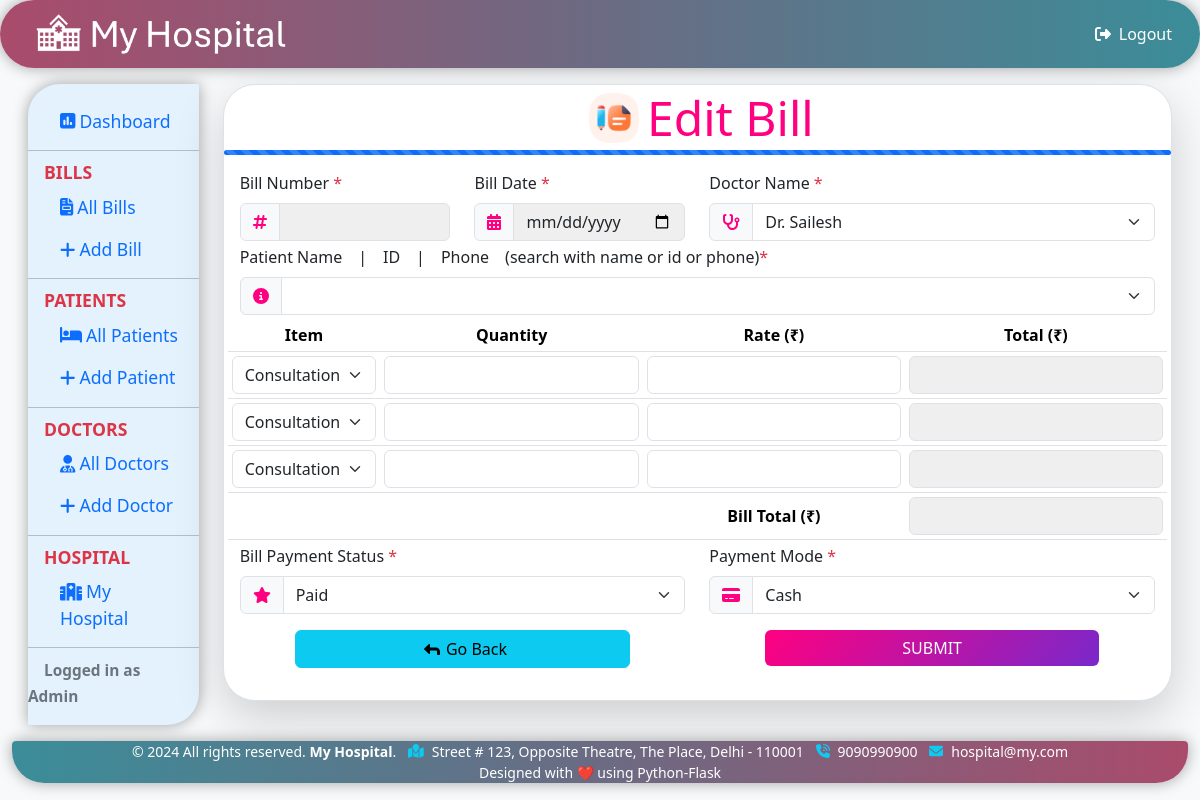
The page /editbill/1 (signed in) on the database its author committed.
### tables this page shows
CREATE TABLE hospital (
	"id" INTEGER PRIMARY KEY AUTOINCREMENT,
	"name"	TEXT,
	"logo"	TEXT,
	"address"	TEXT,
	"phone"	TEXT,
	"email" TEXT,
	"specs" TEXT );

### docbill.py (the view, shortened to what this page needs)
@app.route("/editbill/<string:uid>", methods=["GET", "POST"])
def editbill(uid):
	if ('logged_in' not in session) or (session['logged_in'] != True):
		flash('Session timeout. Please login again', 'info')
		return redirect(url_for("login"))
	conn = sql.connect(DATABASE)
	cur = conn.cursor()
	doctors = cur.execute("SELECT docfullname FROM doctors").fetchall()
	patients = cur.execute("SELECT patfullname, patid, patphone from patients").fetchall()
	billdata = cur.execute("SELECT * FROM bills WHERE billnumber = ?", (uid,)).fetchone()
	hosp = cur.execute("SELECT * FROM hospital ORDER BY id DESC").fetchone()
	hdata = ['']*6 if hosp == None else [hosp[1],hosp[2],hosp[3],hosp[4],hosp[5],hosp[6]]
	return render_template("editbill.html", doctors = doctors, patients = patients, billdata = billdata, hdata = hdata, title = 'Edit Bill')

### docbill.py (called while the page is built)
@app.before_request
def before_request():
	session.permanent = True
	app.permanent_session_lifetime = timedelta(minutes=10)

### templates/editbill.html (shortened to what this page needs)
				{% include 'header.html' %}
				{% block body %}
				<div class="col-sm-10 printable">
					<div class="bg-white border rounded-5 shadow-lg overflow-hidden">
						<div class="row justify-content-md-center">
							<div class="col-12">
								<h2 class="my-1 display-5 d-flex justify-content-center align-items-center bill-icon"><img src="/static/images/editbill.png" class="headerimg mx-2">{{title}}</h2>
							</div>
						</div>
						<div class="progress">
							<div class="progress-bar progress-bar-striped progress-bar-animated w-100" role="progressbar"></div>
						</div>
						<form action="{{url_for('editbill',uid=billdata[0])}}" method="POST">
							<div class="row p-3 gy-1">
								<div class="col-12 col-md-3">
									<label for="billnumber" class="form-label">Bill Number <span class="text-danger">*</span></label>
									<div class="input-group">
										<span class="input-group-text"><i class="bill-icon fa-solid fa-hashtag"></i></span>
										<input type="text" class="form-control disabled" id="billnumber" name="billnumber" required>
									</div>
								</div>
								<div class="col-12 col-md-3">
									<label for="billdate" class="form-label">Bill Date <span class="text-danger">*</span></label>
									<div class="input-group">
										<span class="input-group-text"><i class="bill-icon fa-solid fa-calendar-days"></i></span>
										<input type="date" class="form-control disabled" id="billdate" name="billdate" required>
									</div>
								</div>
								<div class="col-12 col-md-6">
									<label for="billdoctor" class="form-label">Doctor Name <span class="text-danger">*</span></label>
									<div class="input-group">
										<span class="input-group-text"><i class="bill-icon fa-solid fa-stethoscope"></i></span>
										<select class="form-select" id="billdoctor" name="billdoctor" required>
										{% for row in doctors %}
											<option value="{{row[0]}}">{{row[0]}}</option>
										{% endfor %}
										</select>
									</div>
								</div>
								<div class="col-12">
									<label for="billpatdetails" class="form-label">Patient Name&emsp;|&emsp;ID&emsp;|&emsp;Phone&emsp;(search with name or id or phone)<span class="text-danger">*</span></label>
									<div class="input-group">
										<span class="input-group-text"><i class="bill-icon fa-solid fa-circle-info"></i></span>
										<input list="billpatlist" type="text" class="form-select" id="billpatdetails" name="billpatdetails" required>
									</div>
								</div>
								<table class="table table-sm text-center mb-0">
									<thead>
										<tr>
											<th scope="col">Item</th>
											<th scope="col">Quantity</th>
											<th scope="col">Rate (₹)</th>
											<th scope="col">Total (₹)</th>
										</tr>
									</thead>
									<tbody class="text-center">
										<tr class="billitemrow">
											<td>
												<select class="form-select" id="billitem1" name="billitem1">
													<option value="Consultation">Consultation</option>
												</select>
											</td>
											<td><input type="number" class="form-control" id="billqty1" name="billqty1"></td>
											<td><input type="number" class="form-control" id="billitemrate1" name="billitemrate1"></td>
											<td><input type="number" class="form-control disabled" id="billitemtotal1" name="billitemtotal1"></td>
										</tr>
										<tr class="billitemrow">
											<td>
												<select class="form-select" id="billitem2" name="billitem2">
													<option value="Consultation">Consultation</option>
												</select>
											</td>
											<td><input type="number" class="form-control" id="billqty2" name="billqty2"></td>
											<td><input type="number" class="form-control" id="billitemrate2" name="billitemrate2"></td>
											<td><input type="number" class="form-control disabled" id="billitemtotal2" name="billitemtotal2"></td>
										</tr>
										<tr class="billitemrow">
											<td>
												<select class="form-select" id="billitem3" name="billitem3">
													<option value="Consultation">Consultation</option>
												</select>
											</td>
											<td><input type="number" class="form-control" id="billqty3" name="billqty3"></td>
											<td><input type="number" class="form-control" id="billitemrate3" name="billitemrate3"></td>
											<td><input type="number" class="form-control disabled" id="billitemtotal3" name="billitemtotal3"></td>
										</tr>
									</tbody>
									<tfoot>
										<tr>
											<th colspan="2"></th>
											<th colspan="1">Bill Total (₹)</th>
											<th colspan="1"><input type="number" class="form-control disabled" id="billtotal" name="billtotal"></th>
										</tr>
									</tfoot>
								</table>
								<div class="col-12 col-md-6">
									<label for="billstatus" class="form-label">Bill Payment Status <span class="text-danger">*</span></label>
									<div class="input-group">
										<span class="input-group-text"><i class="bill-icon fa-solid fa-star"></i></span>
										<select class="form-select" id="billstatus" name="billstatus" required>
											<option value="Paid">Paid</option>
										</select>
									</div>
								</div>
								<div class="col-12 col-md-6">
									<label for="billmode" class="form-label">Payment Mode <span class="text-danger">*</span></label>
									<div class="input-group">
										<span class="input-group-text"><i class=" bill-icon fa-solid fa-credit-card"></i></span>
										<select class="form-select" id="billmode" name="billmode" required>
											<option value="Cash">Cash</option>
										</select>
									</div>
								</div>
								<div class="col-6 my-3 text-center">
									<a href="{{url_for('bills')}}" class="btn btn-info w-75"><i class="fa-solid fa-turn-up fa-rotate-270 mx-2"></i>Go Back</a>
								</div>
								<div class="col-6 my-3 text-center">
									<button class="btn submitbtn w-75" type="submit">Submit</button>
								</div>
							</div>
						</form>
					</div>
				</div>
				{% endblock %}
				{% include 'footer.html' %}

### templates/header.html (shortened to what this page needs)
<!DOCTYPE html>
<html lang="en">
	<head>
		<link rel="stylesheet" type="text/css" href="/static/css/bootstrap-5.3.3.css">
		<link rel="stylesheet" type="text/css" href="/static/css/fontawesome-6.5.2.all.min.css">
		<link rel="stylesheet" type="text/css" href="/static/css/dataTables-2.1.0.min.css">
		<link rel="stylesheet" type="text/css" href="/static/css/customstyle.css">
	</head>
	<body class="bg-light">
		<nav class="navbar navbar-bg sticky-top rounded-pill px-3">
			<div class="container-fluid">
				<a class="navbar-brand d-flex align-items-center" href="{{url_for('dashboard')}}"><img src="/static/images/logo/{{hdata[1]}}" onerror="this.onerror=null; this.src='/static/images/logo.png';" alt="Logo" class="img-fluid logoimg mx-2"></a>
				<div class="navbar-nav">
					<a class="nav-item nav-link logout non-printable" href="{{url_for('logout')}}"><i class="fa-solid fa-right-from-bracket px-2"></i>Logout</a>
				</div>
			</div>
		</nav>
		<div class="container-fluid">
			<div class="row p-3 gy-2">
				<div class="col-sm-2 non-printable">
					<div class="vertical-nav py-3">
						<ul class="nav flex-column">
							<li class="nav-item"><a href="{{url_for('dashboard')}}" class="nav-link"><i class="fa-solid fa-square-poll-vertical me-1"></i>Dashboard</a></li>
						</ul>
						<hr class="my-2" />
						<p class="text-danger fw-bold px-3 m-0">BILLS</p>
						<ul class="nav flex-column">
							<li class="nav-item"><a href="{{url_for('bills')}}" class="nav-link"><i class="fa-solid fa-file-invoice me-1"></i>All Bills</a></li>
							<li class="nav-item"><a href="{{url_for('addbill')}}" class="nav-link"><i class="fa-solid fa-plus me-1"></i>Add Bill</a></li>
						</ul>
						<hr class="my-2" />
						<p class="text-danger fw-bold px-3 m-0">PATIENTS</p>
						<ul class="nav flex-column">
							<li class="nav-item"><a href="{{url_for('patients')}}" class="nav-link"><i class="fa-solid fa-bed me-1"></i>All Patients</a></li>
							<li class="nav-item"><a href="{{url_for('addpatient')}}" class="nav-link"><i class="fa-solid fa-plus me-1"></i>Add Patient</a></li>
						</ul>
						<hr class="my-2" />
						<p class="text-danger fw-bold px-3 m-0">DOCTORS</p>
						<ul class="nav flex-column">
							<li class="nav-item"><a href="{{url_for('doctors')}}" class="nav-link"><i class="fa-solid fa-user-doctor me-1"></i>All Doctors</a></li>
							<li class="nav-item"><a href="{{url_for('adddoctor')}}" class="nav-link"><i class="fa-solid fa-plus me-1"></i>Add Doctor</a></li>
						</ul>
						<hr class="my-2" />
						<p class="text-danger fw-bold px-3 m-0">HOSPITAL</p>
						<ul class="nav flex-column">
							<li class="nav-item"><a href="{{url_for('hospital')}}" class="nav-link"><i class="fa-solid fa-hospital me-1"></i>My Hospital</a></li>
						</ul>
						<hr class="my-2">
						<span class="px-3 small fw-bold text-secondary">Logged in as Admin</span>
					</div>
				</div>

### templates/footer.html (shortened to what this page needs)
				{% block body %}
						</div>
							<footer class="footbar sticky-bottom text-white text-center small">
								<span>&copy; 2024 All rights reserved. <strong>{{hdata[0]}}</strong>. <i class="fa-solid fa-map-location text-info mx-2"></i>{{hdata[2]}} <i class="fa-solid fa-phone-volume text-info mx-2"></i>{{hdata[3]}} <i class="fa-solid fa-envelope text-info mx-2"></i>{{hdata[4]}}</span><br>
								<span type="button" data-bs-toggle="modal" data-bs-target="#footerModal">Designed with ❤️ using Python-Flask</span>
							</footer>
						</div>
					</body>
				</html>
				{% endblock %}

### static/css/customstyle.css (style rules this page uses)
.navbar { box-shadow: rgba(0, 0, 0, 0.35) 0px 0px 15px; border-radius: 2rem 2rem 4px 4px; background: linear-gradient(to right, #aa4b6b, #6b6b83, #3b8d99); }
.navbar-bg { background: linear-gradient(to right, #aa4b6b, #6b6b83, #3b8d99); }
.navbar-brand { font-size: 2rem!important; color: white; }
.nav-item { margin-left: 1rem; color: white; }
.logout { color: white; }
.vertical-nav { font-size: 1.1rem; background: #e3f2fd; box-shadow: rgba(0, 0, 0, 0.35) 0px 0px 15px; border-radius: 2rem 1px; }
.form-select { border-top-right-radius: 0.375rem !important; border-bottom-right-radius: 0.375rem !important; }
.progress { height: 5px; }
.logoimg { max-width: 250px; }
.headerimg { max-width: 50px; }
.disabled { background: #efefef; pointer-events: none; }
.bill-icon { color: #ff0080; }
.submitbtn { background-image: linear-gradient(310deg, #7928ca, #ff0080); border: none; text-transform: uppercase; color: white; }
.footbar { box-shadow: rgba(0, 0, 0, 0.35) 0px 0px 15px; border-radius: 4px 4px 2rem 2rem; background: linear-gradient(to left, #aa4b6b, #6b6b83, #3b8d99); }

### rows shown on the page
hospital: logo (picture), name "My Hospital", address "Street # 123, Opposite Theatre, The Place, Delhi - 110001", phone "9090990900", email "hospital@my.com"

### other values the page prints
{{ title }} "Edit Bill"
form field billdoctor "Dr. Sailesh"
